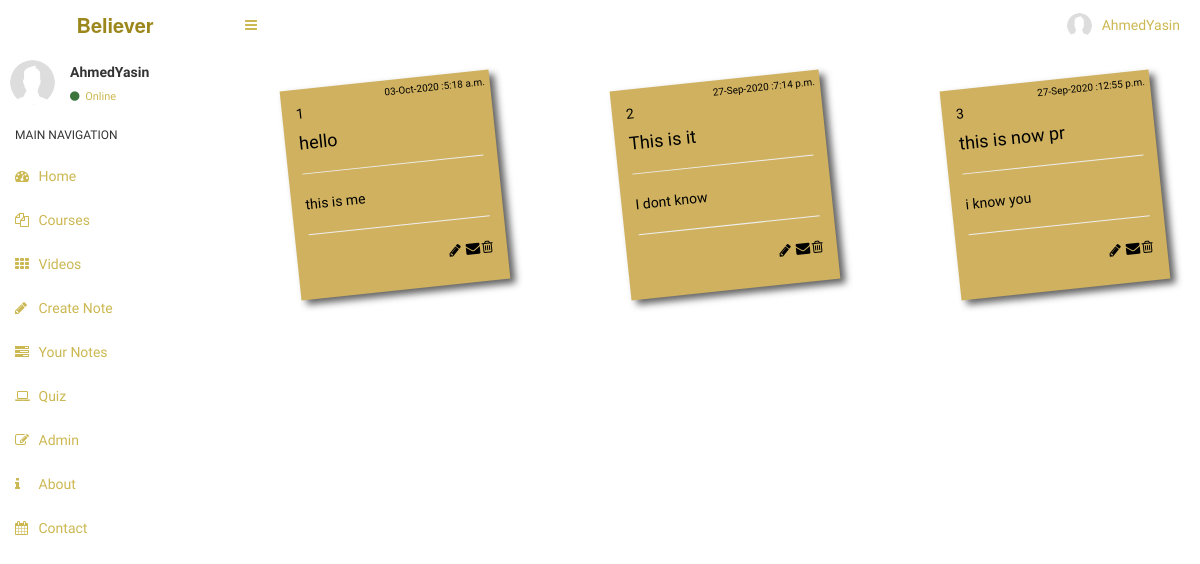
Page /notes/list/AhmedYasin (signed in) on the committed database.
### accounts/models.py (models this page shows, shortened)
class UserProfile(models.Model):
    user = models.OneToOneField(auth.models.User, on_delete=models.CASCADE)
    avatar = models.ImageField(("Avatar"), upload_to='displays', default = 'default.png',height_field=None, width_field=None, max_length=None,blank = True)
    slug = models.SlugField(blank = True)
    create_date = models.DateTimeField(default = timezone.now)

### notes/models.py (models this page shows, shortened)
class Notes(models.Model):
    author = models.ForeignKey(auth.models.User, on_delete=models.CASCADE)
    title = models.CharField(max_length=150)
    essay = models.TextField()
    create_date = models.DateTimeField(default=timezone.now)

### notes/views.py (the view)
# urls.py: path('list/<str:username>',views.NotesListView.as_view(),name='notes_list'),
class NotesListView(LoginRequiredMixin,ListView):
    login_url = '/accounts/login/'
    model = Notes
    template_name = 'notes/notes_list.html'
    context_object_name = 'notes_data'
    paginate_by = 15
    def get_queryset(self):
        user = get_object_or_404(auth.models.User, username=self.kwargs.get('username'))
        return Notes.objects.filter(author=user).order_by('-create_date')

### notes/templates/notes/notes_list.html (shortened to what this page needs)
{% extends 'pages/videos.html' %}
{% block content %}
<div class="container bootstrap snippets bootdey" style='padding-right: 15px;
    padding-left: 155px;
    margin-right: auto;
    margin-left: auto;'
    >
  <div class="row">
    {% for notes in notes_data %}
    <div class="col-4" style='font-weight: normal;' >
		<ul class="notes">
            <li>
                <div class="rotate-1 lazur-bg" style='margin-left:80px'>
                    <small>{{ notes.create_date|date:'d-M-Y :P'  }}</small>
                    {{forloop.counter}}
                    <h4>{{ notes.title }}</h4>
                    <hr>
                    <p>{{ notes.essay|truncatechars:20|linebreaks}}<hr></p>
                   <a href="{% url 'notes:notes_delete' pk=notes.pk %}" class="text-danger pull-right"><i class="fa fa-trash-o " style='color:black'></i></a>
                    <a href="{% url 'notes:notes_detail' pk=notes.pk %}" class="text-danger pull-right"><i class="fa fa-fw fa-envelope" style='color:black'></i></a>
                    <a href="{% url 'notes:notes_update' pk=notes.pk %}" class="text-danger pull-right"><i class="fa fa-fw fa-pencil" style='color:black'></i></a>
                    </div>
            </li>
        </ul>
	</div>
    {% endfor %}
    </div>
</div>
{% endblock content %}

### templates/pages/base_stuff/navbar.html (shortened to what this page needs)
<header class="main-header">
        <a href="{%url 'test' %}" class="logo"><b>Believer</b></a>
        <nav class="navbar navbar-static-top" role="navigation">
          <a href="#" class="sidebar-toggle" data-toggle="offcanvas" role="button">
          </a>
          <div class="navbar-custom-menu">
            <ul class="nav navbar-nav">
              <li class="dropdown user user-menu">
                <a href="#" class="dropdown-toggle" data-toggle="dropdown">
                  <img src="{{ user.userprofile.avatar.url }}" class="user-image" alt="User Image"/>
                  <span class="hidden-xs">{{ user.username }}</span>
                </a>
                <ul class="dropdown-menu">
                  <li class="user-header">
                    <h4>
                      <b>{{ user.username }}
                    </h4>
                  </li>
                </ul>
              </li>
            </ul>
          </div>
        </nav>
      </header>

### templates/pages/base_stuff/sidebar.html
{% load static %}
  <aside class="main-sidebar">
        <section class="sidebar">
          <div class="user-panel">
            <div class="pull-left image">
              <img src="{{ user.userprofile.avatar.url }}" class="img-circle" alt="User Image" />
            </div>
            <div class="pull-left info">
              <p>{{ user.username }}</p>
              <a href="#">{% if user.is_active %}<i class="fa fa-circle text-success"></i> Online {% else %}<i class="fa fa-circle text-danger"></i> Offline {% endif %}</a>
            </div>
          </div>
          <ul class="sidebar-menu">
            <li class="header" style='font-weight: normal;'>MAIN NAVIGATION</li>
            <li class="active treeview">
              <a href="{% url 'test' %}">
                <i class="fa fa-dashboard"></i> <span style='font-weight: normal;'>Home</span>
              </a>
            </li>
            <li class="treeview">
              <a href="#">
                <i class="fa fa-files-o"></i>
               <span style='font-weight: normal;'>Courses</span>
               </a>
            </li>
            <li>
              <a href="{% url 'videos:videos_playlist' %}">
                <i class="fa fa-th"></i> <span style='font-weight: normal;'>Videos</span>
              </a>
            </li>
            <li class="active treeview">
              <a href="{%url 'notes:notes_create'%}">
                <i class="fa fa-pencil"> </i> <span style='font-weight: normal;'>Create Note</span>
              </a>
            </li>
             <li class="active treeview">
              <a href="{%url 'notes:notes_list' user.username %}">
                <i class="fa fa-tasks"> </i> <span style='font-weight: normal;'>Your Notes</span>
              </a>
            </li>
            <li class="treeview">
              <a href="{%url 'quiz:home'%}">
                <i class="fa fa-laptop"></i>
                <span style='font-weight: normal;'>Quiz</span>
              </a>
            </li>
          {% if user.is_superuser %}
            <li class="treeview">
              <a href="{% url 'admin:index' %}">
                <i class="fa fa-edit"></i> <span style='font-weight: normal;'>Admin</span>
              </a>
            </li>
            {% endif %}
            <li class="treeview">
              <a href="{% url 'about' %}">
                <i class="fa fa-info"> </i> <span style='font-weight: normal;'>About</span>
              </a>
            </li>
        <li>
              <a href="{% url 'accounts:contact' %}">
                <i class="fa fa-calendar"></i> <span style='font-weight: normal;'>Contact</span>
              </a>
            </li>
        </section>

### static/notes/notes_detail.css (style rules this page uses)
body { margin-top:20px; }
ul.notes li { margin: 10px 40px 50px 0px; float: left; }
ul.notes li, ul.tag-list li { list-style: none; }
ul.notes li div small { position: absolute; top: 5px; right: 5px; font-size: 10px; }
div.rotate-1 { -webkit-transform: rotate(-6deg); -o-transform: rotate(-6deg); -moz-transform: rotate(-6deg); }
.lazur-bg { background-color: #cfb15f; color: #ffffff; }
ul.notes li div { text-decoration: none; color: #000; display: block; height: 210px; width: 210px; padding: 1em; -moz-box-shadow: 5px 5px 7px #212121; -webkit-box-shadow: 5px 5px 7px rgba(33, 33, 33, 0.7); box-shadow: 5px 5px 7px rgba(33, 33, 33, 0.7); -moz-transition: -moz-transform 0.15s linear; -o-transition: -o-transform 0.15s linear; -webkit-transition: -webkit-transform 0.15s linear; }

### rows in the picture
Notes: create_date "03-Oct-2020 :5:18 a.m.", title "hello", essay "this is me"
Notes: create_date "27-Sep-2020 :7:14 p.m.", title "This is it", essay "I dont know"
Notes: create_date "27-Sep-2020 :12:55 p.m.", title "this is now pr", essay "i know you"

### other values in the picture
{{ user.username }} "AhmedYasin"
